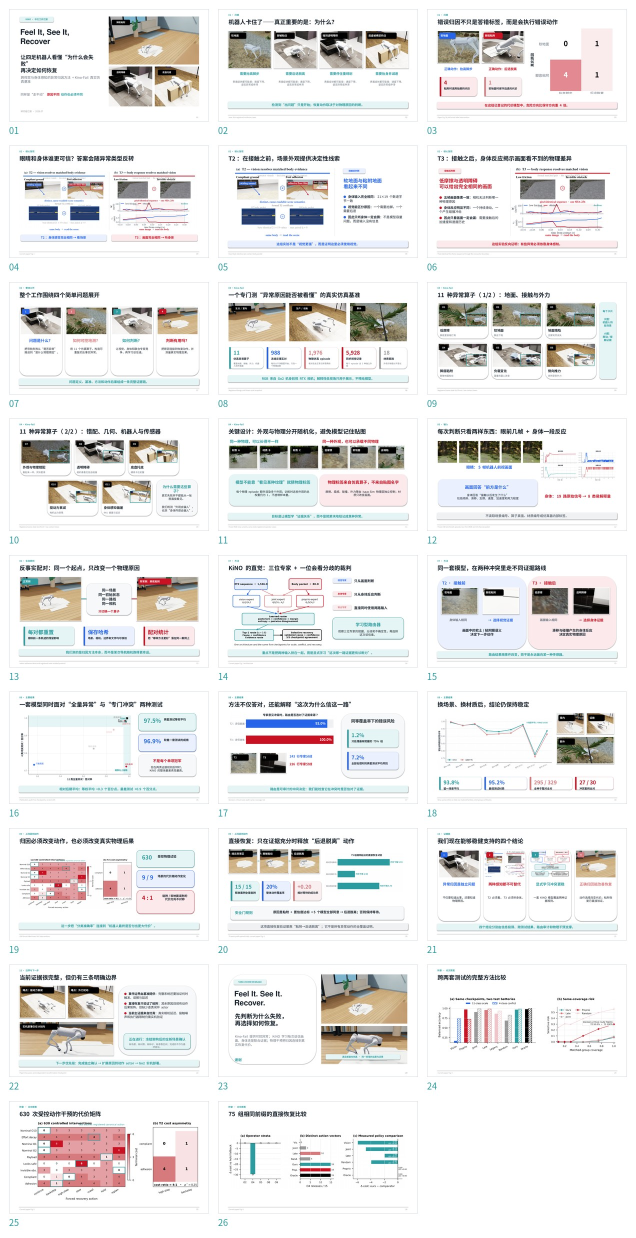
#> input picture paper/KiNO_work_chinese_presentation_preview.jpg, 1272 x 2475 px (shown at 1/2 size)
$ python -i build_kino_work_chinese_presentation.py   (imports and definitions only)
#> lines starting #> are read from the running program, lines starting #| are printed output that depends on the picture; pictures that were not available may be replaced by others from this repository, and a replacement may not be noted
#> further down, picture is the input picture: shape (2475, 1272, 3); mean B, G, R 233, 233.7, 234.5
#!/usr/bin/env python3
"""Build the Chinese whole-work presentation for KiNO / Kino-Fail.

The deck is intentionally receiver-oriented:

* problem and intuition precede terminology;
* complex evidence is introduced in small visual steps;
* all figure imagery is raster content from Isaac Sim, benchmark sensor
  records, measured data charts, or the current paper figures;
* the palette follows KiNO-Paper/figures/color.jpg.

The generated slide artwork never uses SVG.
"""

from __future__ import annotations

import json
import math
import shutil
from pathlib import Path

import matplotlib
import matplotlib.pyplot as plt
import numpy as np
from matplotlib.colors import LinearSegmentedColormap
from matplotlib.font_manager import FontProperties
from PIL import Image, ImageDraw, ImageFont, ImageOps
from pptx import Presentation
from pptx.dml.color import RGBColor
from pptx.enum.shapes import MSO_SHAPE
from pptx.enum.text import MSO_ANCHOR, PP_ALIGN
from pptx.util import Inches, Pt


ROOT = Path(__file__).resolve().parents[1]
PAPER = Path("/home/eureka/KiNO-Paper")
FIG = PAPER / "figures"
OUT_DIR = ROOT / "paper"
ASSET_DIR = OUT_DIR / "kino_work_cn_assets"
OUT_PPTX = OUT_DIR / "KiNO_work_chinese_presentation.pptx"

SW = 13.333
SH = 7.5

FONT_CN = "Noto Sans CJK SC"
FONT_CN_SERIF = "Noto Serif CJK SC"
FONT_EN = "Nimbus Sans"
FONT_CN_REG_FILE = Path("/usr/share/fonts/opentype/noto/NotoSansCJK-Regular.ttc")
FONT_CN_BOLD_FILE = Path("/usr/share/fonts/opentype/noto/NotoSansCJK-Bold.ttc")

# Palette copied from KiNO-Paper/figures/color.jpg.
TEAL = "2C9CA0"
PINK = "D77A7E"
RED = "C81223"
BLUE = "2665EA"
GRAY = "999999"
LIGHT_PINK = "F0C5C9"
BLACK = "000000"
WHITE = "FFFFFF"

INK = "17212B"
MUTED = "68727D"
LINE = "DDE2E6"
LIGHT = "F6F8F9"
TEAL_LIGHT = "E5F4F4"
BLUE_LIGHT = "EAF0FE"
RED_LIGHT = "FBE9EB"
PINK_LIGHT = "FAEFF0"
GRAY_LIGHT = "F0F1F2"

REPORT = ROOT / "outputs/eval/unified_moe_v3_publication_audit/report.json"
FIG2_ROOT = ROOT / "outputs/kinofail_realistic/fig2_registered_multiview_v1"
SCALE_ROOT = ROOT / "outputs/kinofail_realistic/corpus_scale_v7"
DEMO = ROOT / "outputs/demos/indoor_adhesion_icra"

OP_NAMES = {
    "O1": ("低摩擦", "脚底更容易打滑"),
    "O2": ("软地面", "脚会下陷"),
    "O3": ("地面塌陷", "支撑突然消失"),
    "O4": ("脚底粘附", "脚被地面粘住"),
    "O5": ("负载变化", "重量和重心改变"),
    "O6": ("侧向推力", "突然受到外力"),
    "O7": ("外观与物理错配", "看起来一样，实际更滑"),
    "O8": ("透明障碍", "相机难看见但会碰撞"),
    "O9": ("底盘托底", "横梁卡住机腹"),
    "O10": ("驱动力衰减", "电机出力受限"),
    "O11": ("身体感知偏差", "IMU 偏置与延迟"),
}

METHOD_CN = {
    "fixed_vision": "只看画面",
    "fixed_proprio": "只听身体",
    "fixed_joint": "直接拼接",
    "late_average": "后期平均",
    "legacy_class_rule": "旧规则",
    "random_route": "随机选择",
    "learned_router": "KiNO",
    "oracle_route": "理想上限",
}

METHOD_COLOR = {
    "fixed_vision": BLUE,
    "fixed_proprio": RED,
    "fixed_joint": GRAY,
    "late_average": PINK,
    "legacy_class_rule": LIGHT_PINK,
    "random_route": "BFC4C8",
    "learned_router": TEAL,
    "oracle_route": BLACK,
}


def rgb(hex6: str) -> RGBColor:
    return RGBColor.from_string(hex6)


# [4 lines left out: function tint, not called in this run]


def read_json(path: Path) -> dict:
    return json.loads(path.read_text(encoding="utf-8"))


# [36 lines left out: function verify_sources, not called in this run]


def set_mpl_style() -> FontProperties:
    matplotlib.use("Agg")
    prop = FontProperties(fname=str(FONT_CN_REG_FILE))
    matplotlib.rcParams.update(
        {
            "font.family": prop.get_name(),
            "font.sans-serif": [prop.get_name(), "DejaVu Sans"],
            "axes.unicode_minus": False,
            "axes.edgecolor": f"#{INK}",
            "axes.labelcolor": f"#{INK}",
            "xtick.color": f"#{MUTED}",
            "ytick.color": f"#{MUTED}",
            "text.color": f"#{INK}",
            "figure.facecolor": "white",
            "axes.facecolor": "white",
        }
    )
    return prop


# [178 lines left out: functions save_figure, make_cross_battery_chart, make_route_chart, make_scene_chart, make_cost_asymmetry_chart, make_recovery_chart, not called in this run]


def make_sensor_chart() -> tuple[Path, list[Path]]:
    manifests = sorted((SCALE_ROOT / "pilot/wild/O8_invisible_collider").glob("*_anomaly/manifest.json"))
    if not manifests:
        raise FileNotFoundError("No validated O8 scale manifest")
    manifest_path = manifests[0]
    manifest = read_json(manifest_path)
    rgb_rows = manifest["artifacts"]["rgb_frames"]
    frame_indices = np.linspace(0, len(rgb_rows) - 1, 5, dtype=int)
    frames = [manifest_path.parent / rgb_rows[int(i)]["path"] for i in frame_indices]

    proprio_path = manifest_path.parent / manifest["artifacts"]["proprio"]["path"]
    packet = np.load(proprio_path)
    t = packet["timestamp_s"]
    x = packet["features"]
    names = [str(v) for v in packet["feature_names"]]
    picks = {
        "身体倾斜": names.index("tilt_rad"),
        "滑移比例": names.index("slip_ratio"),
        "机身高度": names.index("base_height_m"),
        "支撑比例": names.index("support_ratio"),
    }
    fig, axes = plt.subplots(2, 2, figsize=(8.7, 3.7), sharex=True)
    cols = [RED, BLUE, TEAL, PINK]
    for ax, (label, idx), col in zip(axes.ravel(), picks.items(), cols, strict=True):
        ax.plot(t, x[:, idx], color=f"#{col}", lw=1.8)
        ax.set_title(label, fontsize=10.5, weight="bold")
        ax.grid(color=f"#{LINE}", lw=0.65)
        ax.tick_params(labelsize=8)
        for side in ("top", "right"):
            ax.spines[side].set_visible(False)
    axes[-1, 0].set_xlabel("时间（秒）", fontsize=9.5)
    axes[-1, 1].set_xlabel("时间（秒）", fontsize=9.5)
    fig.tight_layout()
    return save_figure(fig, ASSET_DIR / "body_packet_cn.png"), frames


def crop_paper_figure_halves() -> tuple[Path, Path]:
    src = Image.open(FIG / "fig1_bidirectional_conflict.png").convert("RGB")
    w, h = src.size
#> w = 1272; h = 2475
    split = w // 2
#> split = 636
    left = src.crop((0, 0, split + 10, h))
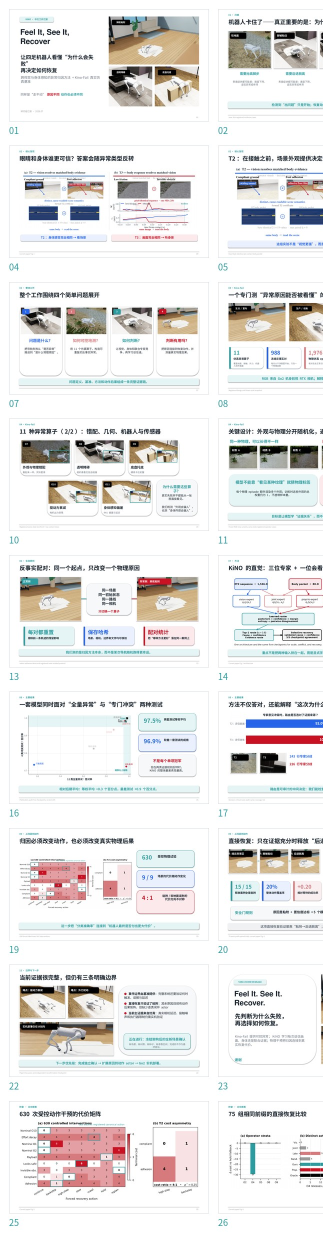
#> left: PIL image 646x2475 RGB (shown at 1/2 size); mean R, G, B 232.8, 231.6, 230.9
    right = src.crop((split - 10, 0, w, h))
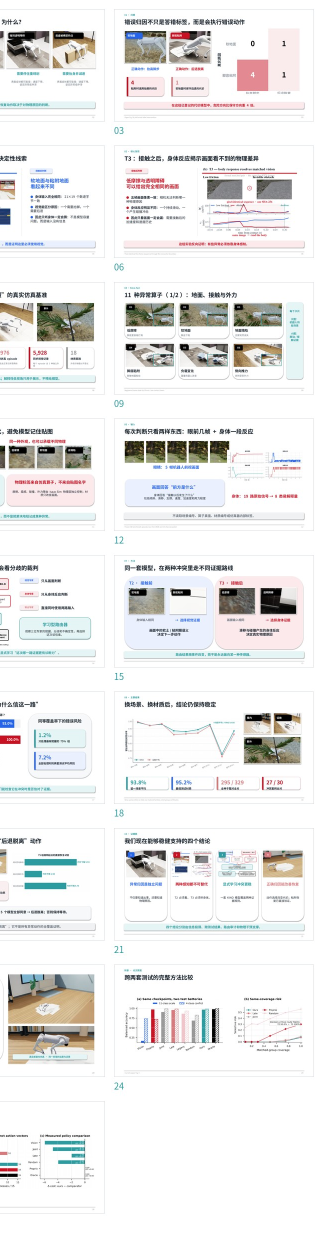
#> right: PIL image 646x2475 RGB (shown at 1/2 size); mean R, G, B 236.1, 235.6, 235.1
    p1 = ASSET_DIR / "fig1_t2_half.png"
    p2 = ASSET_DIR / "fig1_t3_half.png"
    left.save(p1, optimize=True)
    right.save(p2, optimize=True)
    return p1, p2


# [13 lines left out: function material_randomization_paths, not called in this run]


def prepare_assets(data: dict) -> dict[str, Path | list[Path]]:
    ASSET_DIR.mkdir(parents=True, exist_ok=True)
    set_mpl_style()
    t2, t3 = crop_paper_figure_halves()
    body_chart, sensor_frames = make_sensor_chart()
    material_paths, same_look_paths = material_randomization_paths()
    return {
        "cross_battery": make_cross_battery_chart(data),
        "route": make_route_chart(data),
        "scene": make_scene_chart(data),
        "cost": make_cost_asymmetry_chart(),
        "recovery": make_recovery_chart(data),
        "body_chart": body_chart,
        "sensor_frames": sensor_frames,
        "t2": t2,
        "t3": t3,
        "materials": material_paths,
        "same_look": same_look_paths,
    }


# [310 lines left out: functions add_text, add_runs, add_box, add_line, add_badge, add_picture_crop and 5 more, not called in this run]


def add_takeaway(slide, text: str, *, y: float = 6.42, fill: str = TEAL_LIGHT, color: str = TEAL):
    add_box(slide, 0.67, y, 11.99, 0.45, fill=fill, line=fill, rounded=True)
    add_text(slide, text, 0.90, y + 0.04, 11.55, 0.36, size=15.3, color=color, bold=True, align=PP_ALIGN.CENTER, valign=MSO_ANCHOR.MIDDLE)


# [548 lines left out: functions new_slide, operator_path, add_operator_card, add_four_answer_card, build_deck, write_notes and 1 more, not called in this run]


# [2 lines not run here, left out]

>>> import cv2
>>> picture = cv2.imread('../paper/KiNO_work_chinese_presentation_preview.jpg')
#> (the run stopped early here; a loop or call above may not have finished)

$ run again, on paper/kino_work_cn_assets/body_packet_cn.png
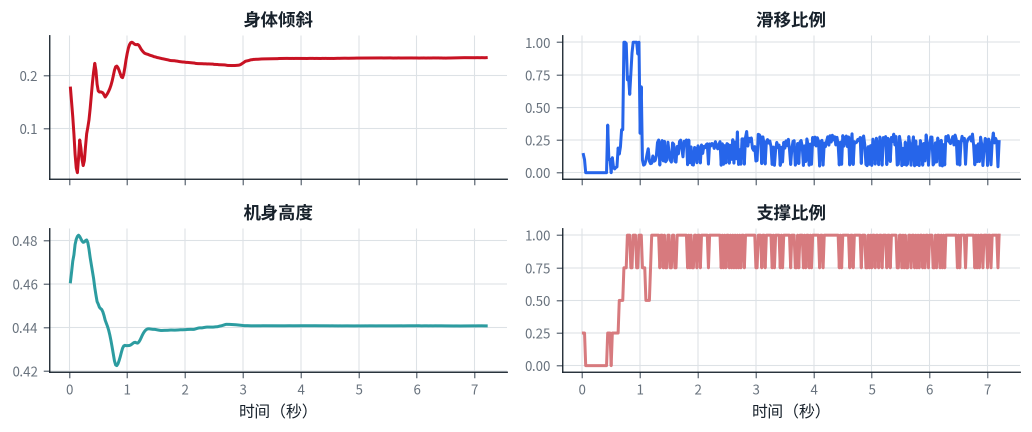
#> input picture paper/kino_work_cn_assets/body_packet_cn.png, 2063 x 864 px (shown at 1/2 size)
#> picture is the input picture: shape (864, 2063, 3); mean B, G, R 246, 242.8, 243.9
#> in crop_paper_figure_halves, `left = src.crop((0, 0, split + 10, h))`:
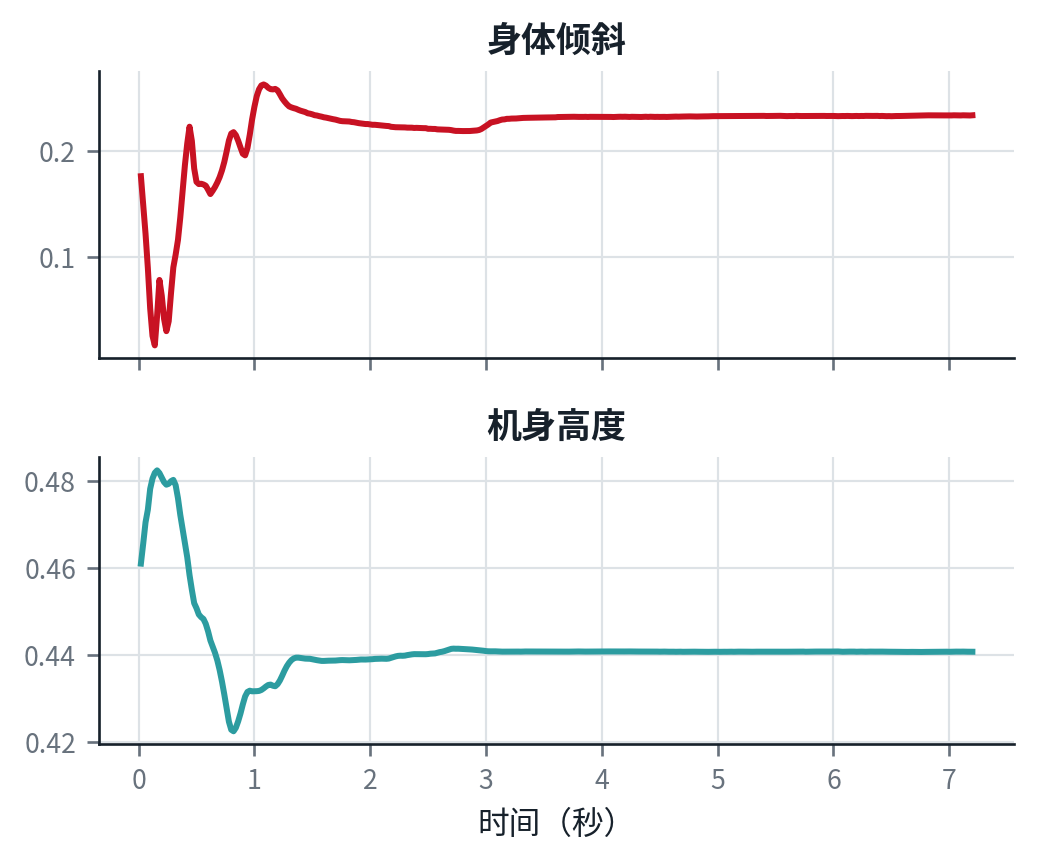
#> left: PIL image 1041x864 RGB; mean R, G, B 248.5, 247.9, 248.3
#> in crop_paper_figure_halves, `right = src.crop((split - 10, 0, w, h))`:
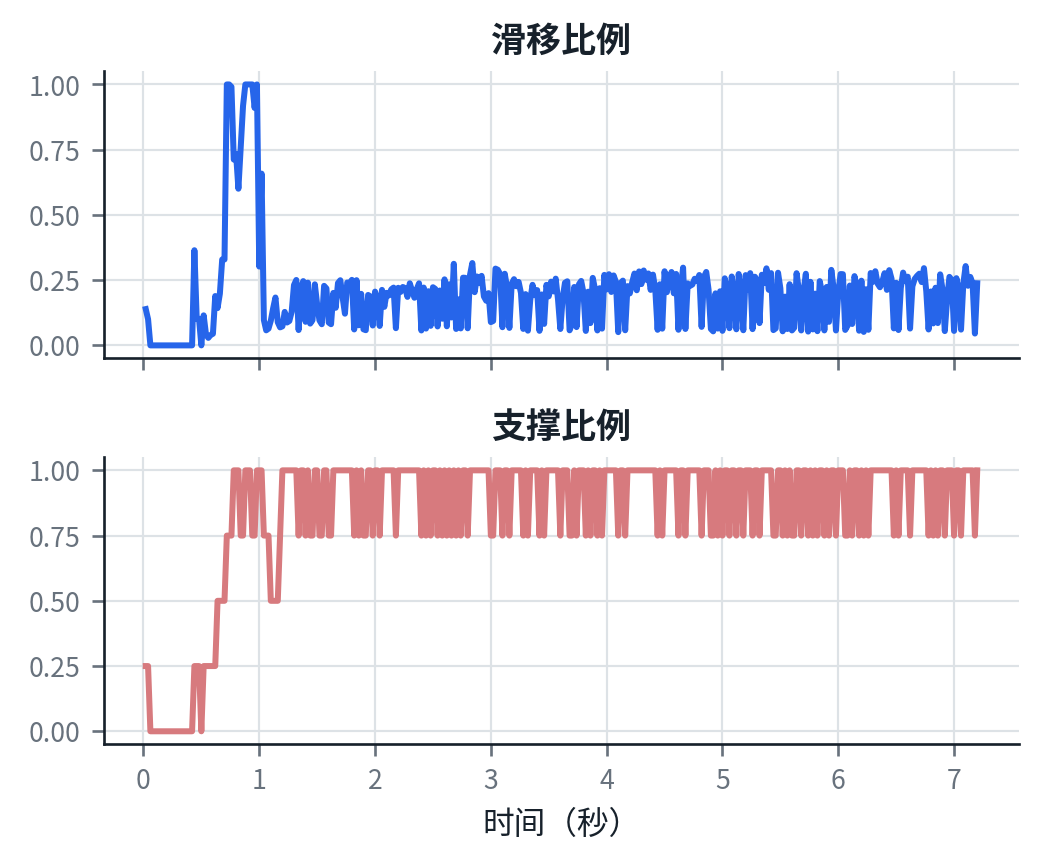
#> right: PIL image 1042x864 RGB; mean R, G, B 239.6, 238, 243.9

$ run again, on paper/kino_work_onepage_assets/task_t2_scene_pair.png
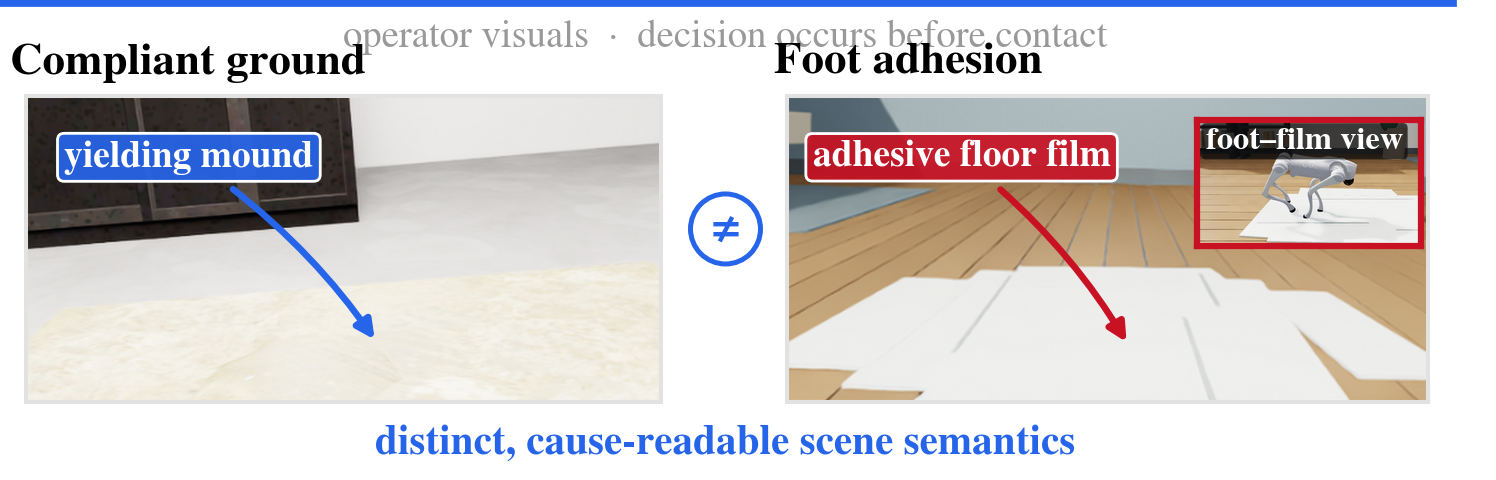
#> input picture paper/kino_work_onepage_assets/task_t2_scene_pair.png, 1496 x 480 px
#> picture is the input picture: shape (480, 1496, 3); mean B, G, R 209.7, 208.9, 213.4
#> in crop_paper_figure_halves, `left = src.crop((0, 0, split + 10, h))`:
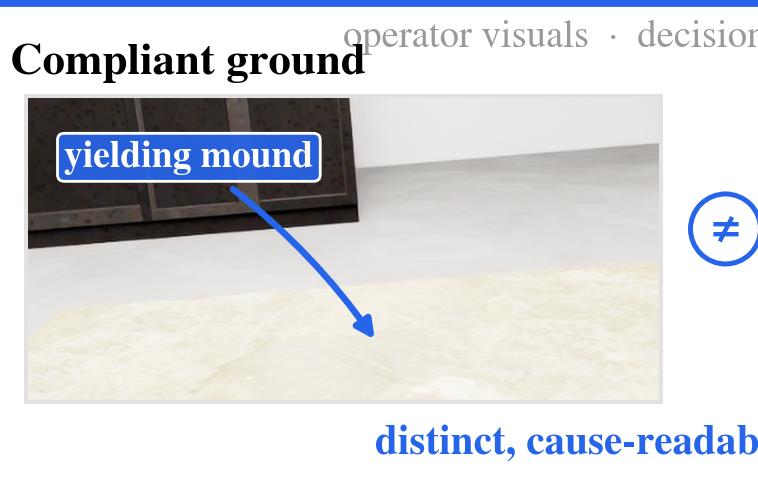
#> left: PIL image 758x480 RGB; mean R, G, B 211.1, 212.9, 217.4
#> in crop_paper_figure_halves, `right = src.crop((split - 10, 0, w, h))`:
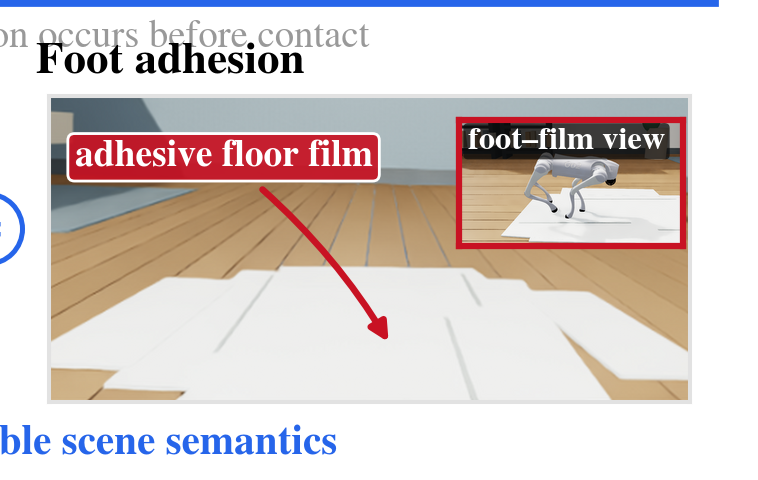
#> right: PIL image 758x480 RGB; mean R, G, B 216.4, 205.8, 203.1
